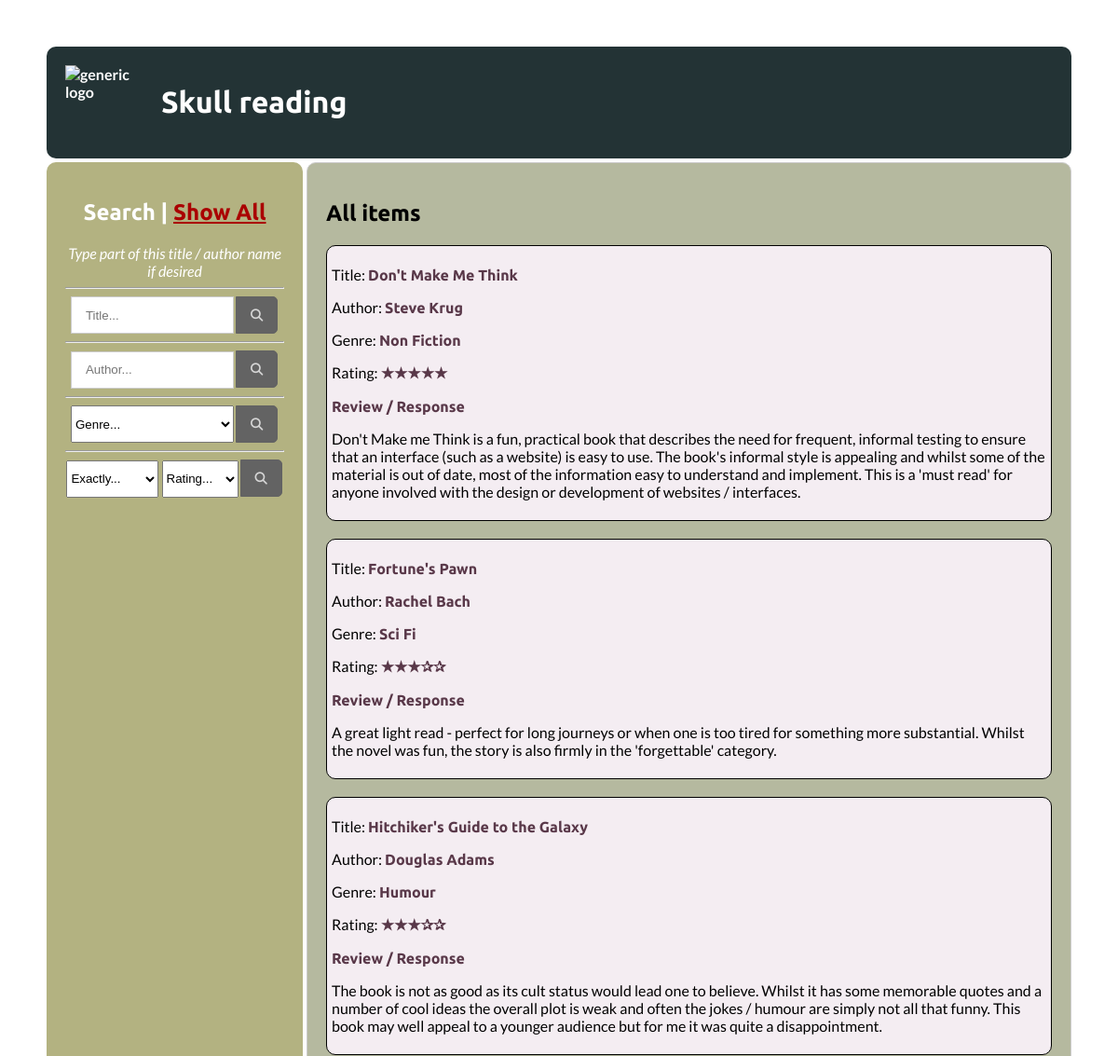
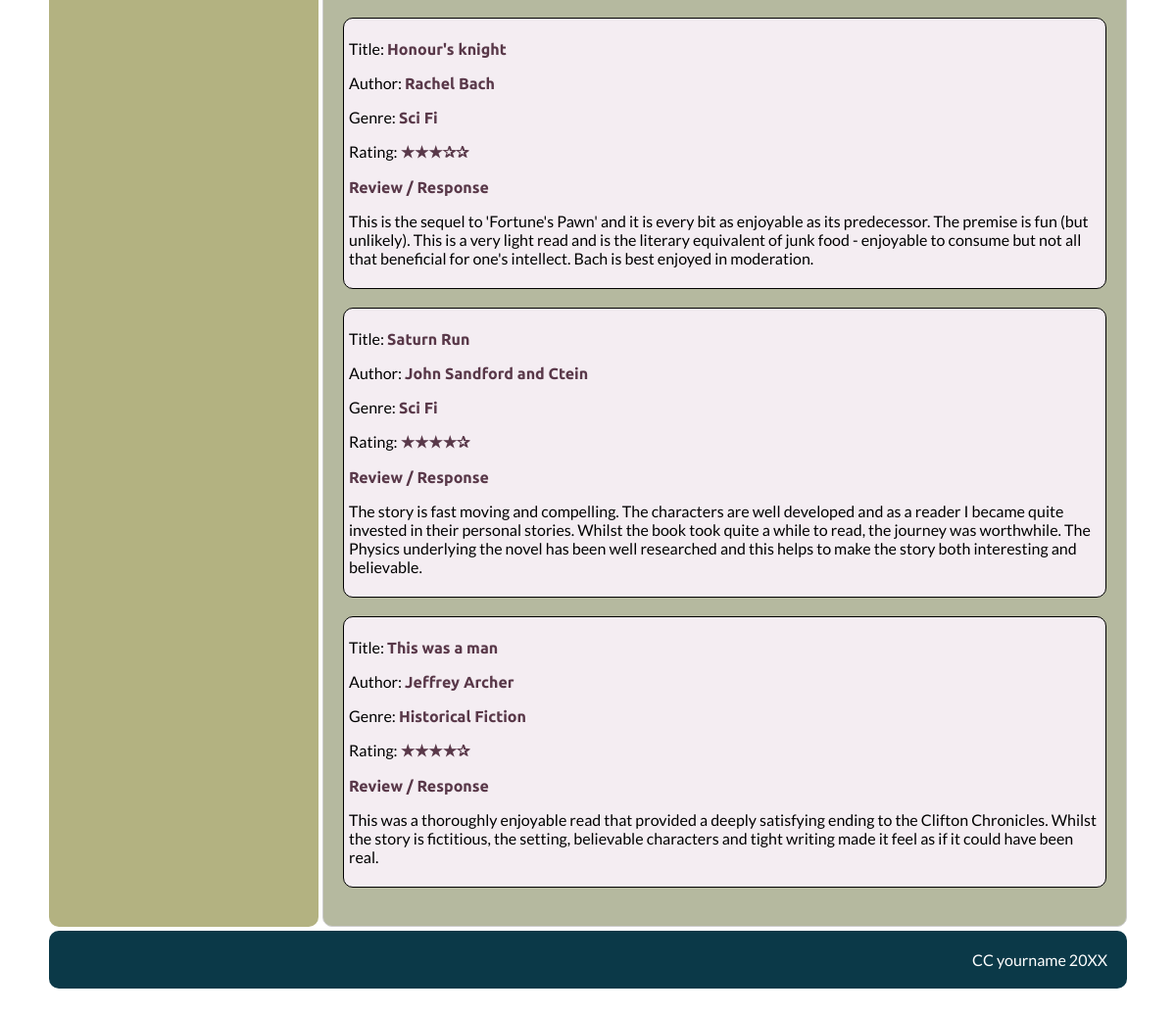
The app's page /show_all.php with its own data (2 pictures, top to bottom).
### tables this page shows
CREATE TABLE `Book_reviews` (
  `ID` int NOT NULL,
  `Title` varchar(150) NOT NULL,
  `Author` varchar(100) NOT NULL,
  `Genre` varchar(50) NOT NULL,
  `Rating` int NOT NULL,
  `Review` text NOT NULL
);

### show_all.php (the view)
<?php include "topbit.php";
$showall_sql="SELECT * FROM `Book_reviews` ORDER BY `Book_reviews`.`Title` ASC";
$showall_query=mysqli_query($dbconnect, $showall_sql);
$showall_rs=mysqli_fetch_assoc($showall_query);
$count=mysqli_num_rows($showall_query);
?>
<div class="box main">
    <h2>All items</h2>
   <?php
    if ($count<1)
    {
    ?>
    <div class="error">
    Sorry! there are no results that match your search. Please use the search box in the side bar to try again.
    </div>
    <?php
    }
    else {
        do {
        ?>
        <div class="results">
        <p>Title: <span class="sub_heading"><?php echo $showall_rs['Title']; ?></span></p>
        <p>Author: <span class="sub_heading"><?php echo $showall_rs['Author']; ?></span>
        </p>
        <p>Genre: <span class="sub_heading"><?php echo $showall_rs['Genre']; ?></span>
        </p>
        <p>Rating: <span class="sub_heading">
            <?php
            for ($x=0; $x < $showall_rs['Rating']; $x++)
            {
                echo "&#9733;";
            } echo  str_repeat("✰", abs($showall_rs['Rating'] - 5))
            ?>
        </span></p>
        <p><span class="sub_heading">Review / Response</span></p>
        <p>
             <?php echo $showall_rs['Review']; ?>
        </p>
    </div>
    <br />
    <?php
        }
        while($showall_rs=mysqli_fetch_assoc($showall_query));
    }
   ?>
</div>
<?php include "bottombit.php"; ?>

### topbit.php (shortened to what this page needs)
<!DOCTYPE HTML>
<html lang="en">
<head>
    <link rel="stylesheet" href="css/font-awesome.min.css">
    <link rel="stylesheet" href="db_book_style.css">
</head>
<body>
    <div class="wrapper">
        <div class="box banner">
        <a href="index.php">
            <div class="box logo"  title="Logo - Click here to go to the Home Page">
            <img class="img-circle" src="images/skull_warning.png" width="150" height="150" alt="generic logo" />
            </div>
        </a>
            <h1>Skull reading</h1>
        </div>
    <div class="box side">
        <h2>Search | <a class="side" href="show_all.php">Show All</a></h2>
        <i>Type part of this title / author name if  desired </i>
        <hr />
        <form method="post" action="title_search.php" enctype="multipart/form-data">
            <input class="search" type="text" name="title" size="40" value="" required placeholder="Title...">
            <input class="submit" type="submit" name="find_title" value="&#xf002">
        </form>
        <hr />
        <form method="post" action="author_search.php" enctype="multipart/form-data">
          <input class="search" type="text" name="author" size="40" value="" required placeholder="Author...">
          <input class="submit" type="submit" name="find_author" value="&#xf002">
        </form>
        <hr />
        <form method="post" action="genre_search.php" enctype="multipart/form-data">
            <select class="full_width" name="genre" value="" required placeholder="Genre...">
                <option value="" disabled selected> Genre...</option>
            </select>
			<input class="submit" type="submit" name="find_genre" value="&#xf002">
        </form>
<hr />
        <form method="post" action="rating_search.php" enctype="multipart/form-data">
            <select class="half_width" name="amount">
            <option value="exactly" selected>Exactly...</option>
            </select>
            <select name="rating" value="" required placeholder="Rating...">
                <option value="" disabled selected> Rating...</option>
            </select>
        <input class="submit" type="submit" name="find_rating" value="&#xf002">
        </form>
    </div>

### bottombit.php
<div class="box footer">
CC yourname 20XX
</div>
</div>
</body>

### db_book_style.css (style rules this page uses)
body { margin: auto; padding: 50px; color: #000; font-family: 'Lato', sans-serif; }
.wrapper { display: grid; grid-template-columns: 275px 1fr; grid-template-rows: auto; grid-template-areas: "banner banner" "side main" "footer footer"; grid-gap: 4px; }
.box { padding: 20px; border-radius: 10px; }
.banner, .footer { background-color: #888; }
.logo, .banner, .side, .footer { color: #fff; }
.logo { padding: 0; float: left; }
.banner { grid-area: banner; background-color: #233335; }
.side { grid-area: side; background-color: #b3b281; text-align: center; }
.main { grid-area: main; background-color: #b5b99f; border: solid 1px #CCC; }
.footer { grid-area: footer; text-align: right; background-color: #0B3948; }
h1, h2, h3, h4 { font-family: 'Ubuntu', sans-serif; }
a { font-weight: bold; }
a:link { color: #AA0000; }
.img-circle { border-radius: 0%; max-width: 85%; height: auto; }
.sub_heading { font-family: 'Ubuntu', sans-serif; color: #593849; font-weight: bold; }
.results { background-color: #f4edf2 ; border-radius: 10px; border: 1px solid #000; padding: 5px; }
.search { width: 175px; padding: 8px 15px; background: #fff; }
input { height: 40px; padding: 10px; display: inline-block; border: 1px solid #ccc; box-sizing: border-box; }
.submit { font-family: FontAwesome; position: relative; width: 45px; left: -1px; background-color: #636363; color: #d6d6d6; border: 1px solid #626263; border-radius: 0 5px 5px 0; }
select { height: 40px; }
.full_width { width: 175px; }
.half_width { width: 99px; }

### records on screen
book_reviews: Title "Don't Make Me Think", Author "Steve Krug", Genre "Non Fiction", Review "Don't Make me Think is a fun, practical book that describes the need for frequent, informal testing to ensure that an interface (such as a website) is easy to use. The book's informal style is appealing and whilst some of the material is out of date, most of the information easy to understand and implement. This is a 'must read' for anyone involved with the design or development of websites / interfaces."
book_reviews: Title "Fortune's Pawn", Author "Rachel Bach", Genre "Sci Fi", Rating "✰✰", Review "A great light read - perfect for long journeys or when one is too tired for something more substantial. Whilst the novel was fun, the story is also firmly in the 'forgettable' category."
book_reviews: Title "Hitchiker's Guide to the Galaxy", Author "Douglas Adams", Genre "Humour", Rating "✰✰", Review "The book is not as good as its cult status would lead one to believe. Whilst it has some memorable quotes and a number of cool ideas the overall plot is weak and often the jokes / humour are simply not all that funny. This book may well appeal to a younger audience but for me it was quite a disappointment."
book_reviews: Title "Honour's knight", Author "Rachel Bach", Genre "Sci Fi", Rating "✰✰", Review "This is the sequel to 'Fortune's Pawn' and it is every bit as enjoyable as its predecessor. The premise is fun (but unlikely). This is a very light read and is the literary equivalent of junk food - enjoyable to consume but not all that beneficial for one's intellect. Bach is best enjoyed in moderation."
book_reviews: Title "Saturn Run", Author "John Sandford and Ctein", Genre "Sci Fi", Rating "✰", Review "The story is fast moving and compelling. The characters are well developed and as a reader I became quite invested in their personal stories. Whilst the book took quite a while to read, the journey was worthwhile. The Physics underlying the novel has been well researched and this helps to make the story both interesting and believable."
book_reviews: Title "This was a man", Author "Jeffrey Archer", Genre "Historical Fiction", Rating "✰", Review "This was a thoroughly enjoyable read that provided a deeply satisfying ending to the Clifton Chronicles. Whilst the story is fictitious, the setting, believable characters and tight writing made it feel as if it could have been real."
